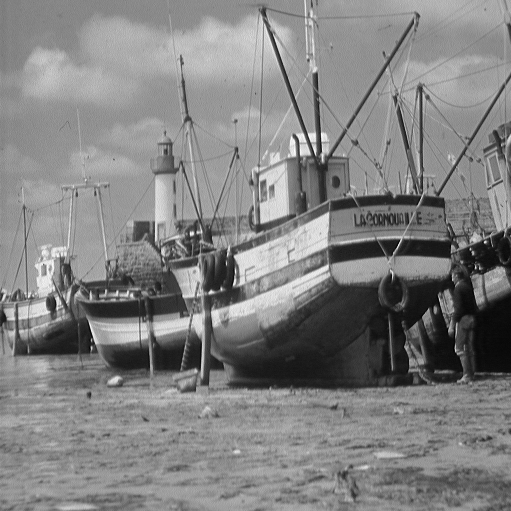
#> input picture AI/vision/filtrado_en_frecuencia/images/boat.511.tiff, 511 x 511 px
$ python code2.py
#> lines starting #> are read from the running program, lines starting #| are printed output that depends on the picture


import skimage as ski
import matplotlib.pyplot as plt
import numpy as np
import scipy
import scipy.fft as fft

MASK_SIZE = 5
STD_DEV=5
imagen = ski.io.imread("images/boat.511.tiff")
#> imagen is the input picture: shape (511, 511); min 0, max 255, mean 129.7
imagen = ski.util.img_as_float(imagen)

# Convolución Gaussiana en el espacio
vector = scipy.signal.windows.gaussian(MASK_SIZE, STD_DEV)  # Máscara de NxN toda con 1
vector /= np.sum(vector)  # Máscara normalizada
vectorH = vector.reshape(1, MASK_SIZE)
vectorV = vector.reshape(MASK_SIZE, 1)
matriz = vectorV @ vectorH
res_convolG = scipy.ndimage.convolve(imagen, matriz)
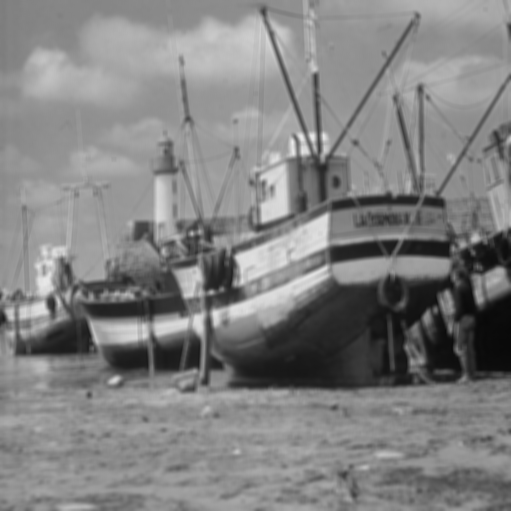
#> res_convolG: shape (511, 511) float64; min 0.0356, max 0.927, mean 0.509

# Ampliamos la máscara Gausiana con ceros para que tenga el mismo tamaño que la imagen
mascara_centradaG = np.zeros(imagen.shape)
fila_i = imagen.shape[0] // 2 - MASK_SIZE // 2
#> fila_i = 253
col_i = imagen.shape[1] // 2 - MASK_SIZE // 2
#> col_i = 253
mascara_centradaG[fila_i:fila_i + MASK_SIZE, col_i:col_i + MASK_SIZE] = vector

# Convolución Media en el espacio
mascara = np.ones((MASK_SIZE, MASK_SIZE))  # Máscara de NxN toda con 1
mascara /= np.sum(mascara)  # Máscara normalizada
res_convolM = scipy.ndimage.convolve(imagen, mascara, mode="wrap")

# Ampliamos la máscara Media con ceros para que tenga el mismo tamaño que la imagen
mascara_centradaM = np.zeros(imagen.shape)
fila_i = imagen.shape[0] // 2 - MASK_SIZE // 2
col_i = imagen.shape[1] // 2 - MASK_SIZE // 2
mascara_centradaM[fila_i:fila_i + MASK_SIZE, col_i:col_i + MASK_SIZE] = mascara


# Pasamos imagen y máscaras a las frecuencias
FTimagen = fft.fft2(imagen)

mascara_en_origenG = fft.ifftshift(mascara_centradaG)
FTmascaraG = fft.fft2(mascara_en_origenG)

mascara_en_origenM = fft.ifftshift(mascara_centradaM)
FTmascaraM = fft.fft2(mascara_en_origenM)

# Convolución Gausiana en la frecuancia
FTimagen_filtradaG = FTimagen * FTmascaraG  # Producto punto a punto
FTimagen_filtradaM = FTimagen * FTmascaraM

# Recuperamos resultado en el espacio

#DEL FILTRO GAUSSIANO

res_filtro_FTG = fft.ifft2(FTimagen_filtradaG)
res_filtro_realG = np.real(res_filtro_FTG)
res_filtro_imagG = np.imag(res_filtro_FTG)
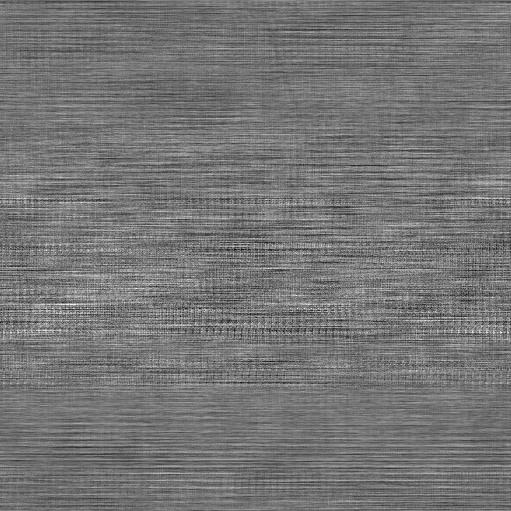
#> res_filtro_imagG: shape (511, 511) float64; min -6.87e-16, max 8.03e-16, mean -1.55e-33; drawn with min black and max white

#DEL FILTRO MEDIA

res_filtro_FTM = fft.ifft2(FTimagen_filtradaM)
res_filtro_realM = np.real(res_filtro_FTM)
res_filtro_imagM = np.imag(res_filtro_FTM)
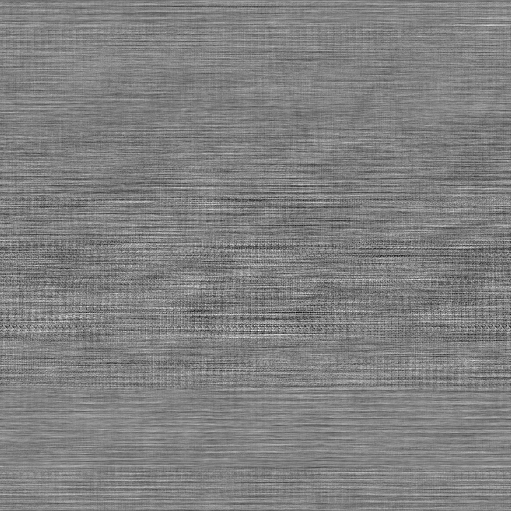
#> res_filtro_imagM: shape (511, 511) float64; min -1.69e-16, max 1.66e-16, mean 1.15e-34; drawn with min black and max white


#MAGNITUDES DE LAS TRANSFORMADAS DEL FILTRO GAUSSIANO
magnitud_imagen = fft.fftshift(np.log(np.absolute(FTimagen) + 1))
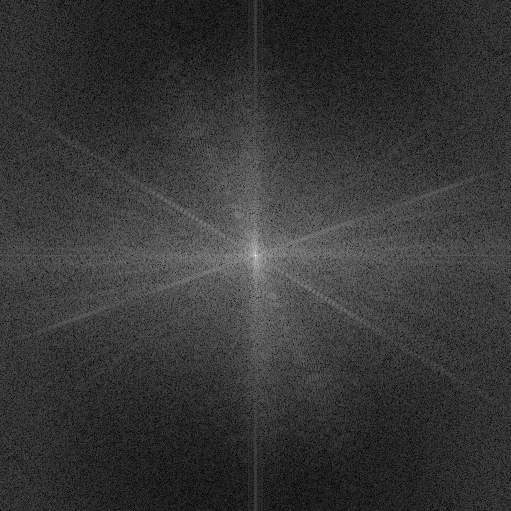
#> magnitud_imagen: shape (511, 511) float64; min 0.0256, max 11.8, mean 2.56; drawn with min black and max white
magnitud_mascaraG = fft.fftshift(np.log(np.absolute(FTmascaraG) + 1))
magnitud_productoG = fft.fftshift(np.log(np.absolute(FTimagen_filtradaG) + 1))
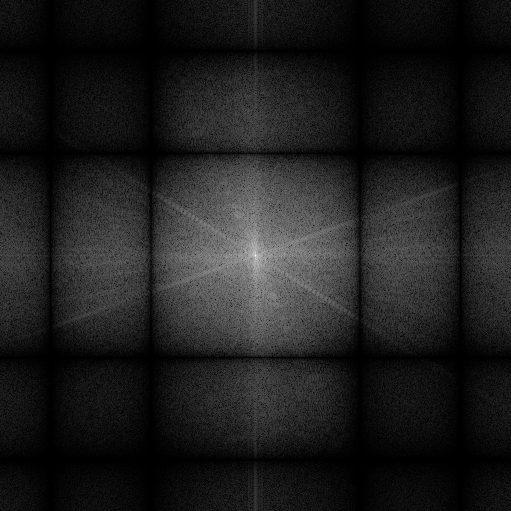
#> magnitud_productoG: shape (511, 511) float64; min 1.54e-05, max 13.41, mean 1.59; drawn with min black and max white

#MAGNITUDES DE LAS TRANSFORMADAS DEL FILTRO MEDIA

magnitud_mascaraM = fft.fftshift(np.log(np.absolute(FTmascaraM) + 1))
magnitud_productoM = fft.fftshift(np.log(np.absolute(FTimagen_filtradaM) + 1))
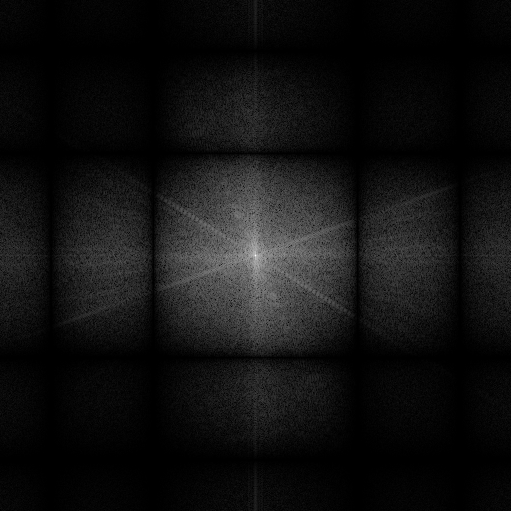
#> magnitud_productoM: shape (511, 511) float64; min 1.55e-05, max 11.8, mean 0.826; drawn with min black and max white

# Visulización de resultados

fig, axs = plt.subplots(3, 5, layout="constrained")

axs[0, 0].set_title("imagen original")
axs[0, 1].set_title("Máscara Gausiana en espacio")
axs[0, 2].set_title("Result filtro Gausiano")
axs[0, 3].set_title("Máscara Media en espacio")
axs[0, 4].set_title("Result filtro Media")

axs[1, 0].set_title("Magnitud imagen ")
axs[1, 1].set_title("Máscara Gausiana en frecuencia")
axs[1, 2].set_title("Magnitud imagen filtrada")
axs[1, 3].set_title("Máscara Media en frecuencia")
axs[1, 4].set_title("Magnitud imagen filtrada")

axs[0, 0].imshow(imagen, cmap=plt.cm.gray)
axs[0, 1].imshow(mascara_centradaG, cmap=plt.cm.gray)
axs[0, 2].imshow(res_filtro_realG, cmap=plt.cm.gray)
axs[0, 3].imshow(mascara_centradaM, cmap=plt.cm.gray)
axs[0, 4].imshow(res_filtro_realG, cmap=plt.cm.gray)


axs[1, 0].imshow(magnitud_imagen, cmap=plt.cm.gray)
axs[1, 1].imshow(magnitud_mascaraG, cmap=plt.cm.gray)
axs[1, 2].imshow(magnitud_productoG, cmap=plt.cm.gray)
axs[1, 3].imshow(magnitud_mascaraM, cmap=plt.cm.gray)
axs[1, 4].imshow(magnitud_productoM, cmap=plt.cm.gray)


for a in axs.ravel():
    a.set_axis_off()
plt.show()
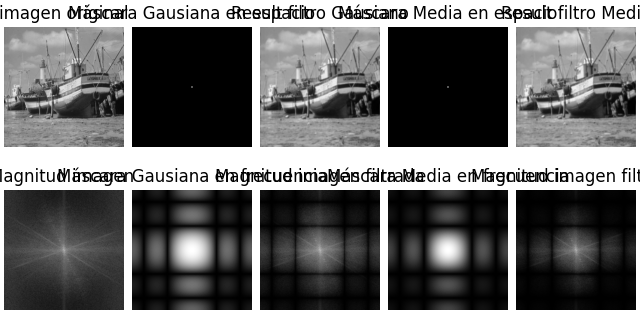
#> figure drawn by matplotlib, 10 panels
